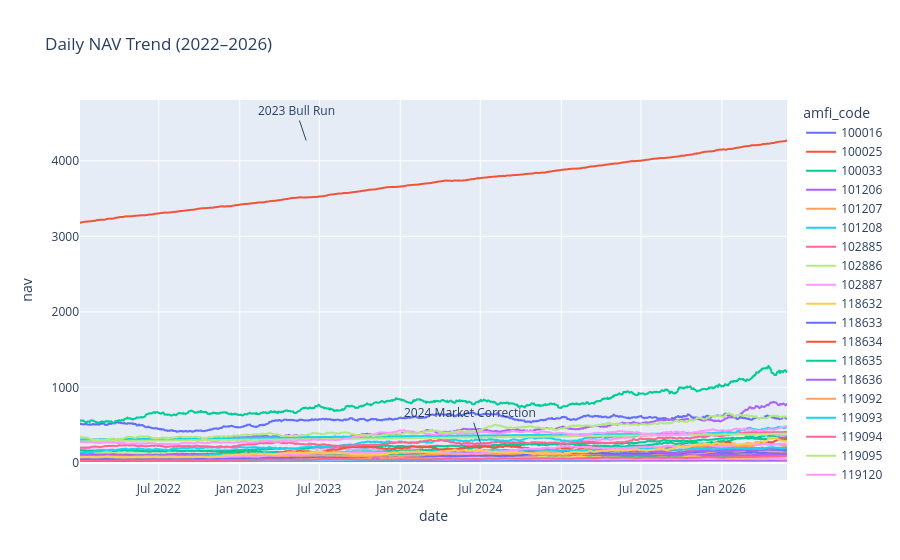

The code cell stored with this chart in its notebook:
### Markdown cell above
# 1. NAV Trend Analysis

This section analyzes the daily Net Asset Value (NAV) trends for all mutual fund schemes from 2022 to 2026.

### Code cell
nav["date"] = pd.to_datetime(nav["date"])

fig = px.line(
    nav,
    x="date",
    y="nav",
    color="amfi_code",
    title="Daily NAV Trend (2022–2026)"
)

fig.add_annotation(
    x="2023-06-01",
    y=nav["nav"].max(),
    text="2023 Bull Run",
    showarrow=True
)

fig.add_annotation(
    x="2024-07-01",
    y=nav["nav"].mean(),
    text="2024 Market Correction",
    showarrow=True
)

fig.show()

try:
    import kaleido  # ensure kaleido is available for static image export
    fig.write_image("../reports/nav_trend.png")
except ImportError:
    fig.write_html("../reports/nav_trend.html")
    print("Kaleido not installed. Saved interactive plot at ../reports/nav_trend.html")
except Exception as e:
    fig.write_html("../reports/nav_trend.html")
    print(f"Could not write static image ({e}). Saved interactive plot at ../reports/nav_trend.html")

### Figure 1 — Plotly figure (JSON) as saved in the notebook; plotly's stock layout.template omitted (floating-point values rounded to 4 significant figures; data arrays with more than 128 entries replaced by an {"elided": "..."} marker saying what was removed)
{"data": [{"hovertemplate": "amfi_code=100016<br>date=%{x}<br>nav=%{y}<extra></extra>", "legendgroup": "100016", "line": {"color": "#636efa", "dash": "solid"}, "marker": {"symbol": "circle"}, "mode": "lines", "name": "100016", "showlegend": true, "type": "scattergl", "x": {"elided": "1150 str values"}, "xaxis": "x", "y": {"elided": "1150 float values"}, "yaxis": "y"}, {"hovertemplate": "amfi_code=100025<br>date=%{x}<br>nav=%{y}<extra></extra>", "legendgroup": "100025", "line": {"color": "#EF553B", "dash": "solid"}, "marker": {"symbol": "circle"}, "mode": "lines", "name": "100025", "showlegend": true, "type": "scattergl", "x": {"elided": "1150 str values"}, "xaxis": "x", "y": {"elided": "1150 float values"}, "yaxis": "y"}, {"hovertemplate": "amfi_code=100033<br>date=%{x}<br>nav=%{y}<extra></extra>", "legendgroup": "100033", "line": {"color": "#00cc96", "dash": "solid"}, "marker": {"symbol": "circle"}, "mode": "lines", "name": "100033", "showlegend": true, "type": "scattergl", "x": {"elided": "1150 str values"}, "xaxis": "x", "y": {"elided": "1150 float values"}, "yaxis": "y"}, {"hovertemplate": "amfi_code=101206<br>date=%{x}<br>nav=%{y}<extra></extra>", "legendgroup": "101206", "line": {"color": "#ab63fa", "dash": "solid"}, "marker": {"symbol": "circle"}, "mode": "lines", "name": "101206", "showlegend": true, "type": "scattergl", "x": {"elided": "1150 str values"}, "xaxis": "x", "y": {"elided": "1150 float values"}, "yaxis": "y"}, {"hovertemplate": "amfi_code=101207<br>date=%{x}<br>nav=%{y}<extra></extra>", "legendgroup": "101207", "line": {"color": "#FFA15A", "dash": "solid"}, "marker": {"symbol": "circle"}, "mode": "lines", "name": "101207", "showlegend": true, "type": "scattergl", "x": {"elided": "1150 str values"}, "xaxis": "x", "y": {"elided": "1150 float values"}, "yaxis": "y"}, {"hovertemplate": "amfi_code=101208<br>date=%{x}<br>nav=%{y}<extra></extra>", "legendgroup": "101208", "line": {"color": "#19d3f3", "dash": "solid"}, "marker": {"symbol": "circle"}, "mode": "lines", "name": "101208", "showlegend": true, "type": "scattergl", "x": {"elided": "1150 str values"}, "xaxis": "x", "y": {"elided": "1150 float values"}, "yaxis": "y"}, {"hovertemplate": "amfi_code=102885<br>date=%{x}<br>nav=%{y}<extra></extra>", "legendgroup": "102885", "line": {"color": "#FF6692", "dash": "solid"}, "marker": {"symbol": "circle"}, "mode": "lines", "name": "102885", "showlegend": true, "type": "scattergl", "x": {"elided": "1150 str values"}, "xaxis": "x", "y": {"elided": "1150 float values"}, "yaxis": "y"}, {"hovertemplate": "amfi_code=102886<br>date=%{x}<br>nav=%{y}<extra></extra>", "legendgroup": "102886", "line": {"color": "#B6E880", "dash": "solid"}, "marker": {"symbol": "circle"}, "mode": "lines", "name": "102886", "showlegend": true, "type": "scattergl", "x": {"elided": "1150 str values"}, "xaxis": "x", "y": {"elided": "1150 float values"}, "yaxis": "y"}, {"hovertemplate": "amfi_code=102887<br>date=%{x}<br>nav=%{y}<extra></extra>", "legendgroup": "102887", "line": {"color": "#FF97FF", "dash": "solid"}, "marker": {"symbol": "circle"}, "mode": "lines", "name": "102887", "showlegend": true, "type": "scattergl", "x": {"elided": "1150 str values"}, "xaxis": "x", "y": {"elided": "1150 float values"}, "yaxis": "y"}, {"hovertemplate": "amfi_code=118632<br>date=%{x}<br>nav=%{y}<extra></extra>", "legendgroup": "118632", "line": {"color": "#FECB52", "dash": "solid"}, "marker": {"symbol": "circle"}, "mode": "lines", "name": "118632", "showlegend": true, "type": "scattergl", "x": {"elided": "1150 str values"}, "xaxis": "x", "y": {"elided": "1150 float values"}, "yaxis": "y"}, {"hovertemplate": "amfi_code=118633<br>date=%{x}<br>nav=%{y}<extra></extra>", "legendgroup": "118633", "line": {"color": "#636efa", "dash": "solid"}, "marker": {"symbol": "circle"}, "mode": "lines", "name": "118633", "showlegend": true, "type": "scattergl", "x": {"elided": "1150 str values"}, "xaxis": "x", "y": {"elided": "1150 float values"}, "yaxis": "y"}, {"hovertemplate": "amfi_code=118634<br>date=%{x}<br>nav=%{y}<extra></extra>", "legendgroup": "118634", "line": {"color": "#EF553B", "dash": "solid"}, "marker": {"symbol": "circle"}, "mode": "lines", "name": "118634", "showlegend": true, "type": "scattergl", "x": {"elided": "1150 str values"}, "xaxis": "x", "y": {"elided": "1150 float values"}, "yaxis": "y"}, {"hovertemplate": "amfi_code=118635<br>date=%{x}<br>nav=%{y}<extra></extra>", "legendgroup": "118635", "line": {"color": "#00cc96", "dash": "solid"}, "marker": {"symbol": "circle"}, "mode": "lines", "name": "118635", "showlegend": true, "type": "scattergl", "x": {"elided": "1150 str values"}, "xaxis": "x", "y": {"elided": "1150 float values"}, "yaxis": "y"}, {"hovertemplate": "amfi_code=118636<br>date=%{x}<br>nav=%{y}<extra></extra>", "legendgroup": "118636", "line": {"color": "#ab63fa", "dash": "solid"}, "marker": {"symbol": "circle"}, "mode": "lines", "name": "118636", "showlegend": true, "type": "scattergl", "x": {"elided": "1150 str values"}, "xaxis": "x", "y": {"elided": "1150 float values"}, "yaxis": "y"}, {"hovertemplate": "amfi_code=119092<br>date=%{x}<br>nav=%{y}<extra></extra>", "legendgroup": "119092", "line": {"color": "#FFA15A", "dash": "solid"}, "marker": {"symbol": "circle"}, "mode": "lines", "name": "119092", "showlegend": true, "type": "scattergl", "x": {"elided": "1150 str values"}, "xaxis": "x", "y": {"elided": "1150 float values"}, "yaxis": "y"}, {"hovertemplate": "amfi_code=119093<br>date=%{x}<br>nav=%{y}<extra></extra>", "legendgroup": "119093", "line": {"color": "#19d3f3", "dash": "solid"}, "marker": {"symbol": "circle"}, "mode": "lines", "name": "119093", "showlegend": true, "type": "scattergl", "x": {"elided": "1150 str values"}, "xaxis": "x", "y": {"elided": "1150 float values"}, "yaxis": "y"}, {"hovertemplate": "amfi_code=119094<br>date=%{x}<br>nav=%{y}<extra></extra>", "legendgroup": "119094", "line": {"color": "#FF6692", "dash": "solid"}, "marker": {"symbol": "circle"}, "mode": "lines", "name": "119094", "showlegend": true, "type": "scattergl", "x": {"elided": "1150 str values"}, "xaxis": "x", "y": {"elided": "1150 float values"}, "yaxis": "y"}, {"hovertemplate": "amfi_code=119095<br>date=%{x}<br>nav=%{y}<extra></extra>", "legendgroup": "119095", "line": {"color": "#B6E880", "dash": "solid"}, "marker": {"symbol": "circle"}, "mode": "lines", "name": "119095", "showlegend": true, "type": "scattergl", "x": {"elided": "1150 str values"}, "xaxis": "x", "y": {"elided": "1150 float values"}, "yaxis": "y"}, {"hovertemplate": "amfi_code=119120<br>date=%{x}<br>nav=%{y}<extra></extra>", "legendgroup": "119120", "line": {"color": "#FF97FF", "dash": "solid"}, "marker": {"symbol": "circle"}, "mode": "lines", "name": "119120", "showlegend": true, "type": "scattergl", "x": {"elided": "1150 str values"}, "xaxis": "x", "y": {"elided": "1150 float values"}, "yaxis": "y"}, {"hovertemplate": "amfi_code=119551<br>date=%{x}<br>nav=%{y}<extra></extra>", "legendgroup": "119551", "line": {"color": "#FECB52", "dash": "solid"}, "marker": {"symbol": "circle"}, "mode": "lines", "name": "119551", "showlegend": true, "type": "scattergl", "x": {"elided": "1150 str values"}, "xaxis": "x", "y": {"elided": "1150 float values"}, "yaxis": "y"}, {"hovertemplate": "amfi_code=119552<br>date=%{x}<br>nav=%{y}<extra></extra>", "legendgroup": "119552", "line": {"color": "#636efa", "dash": "solid"}, "marker": {"symbol": "circle"}, "mode": "lines", "name": "119552", "showlegend": true, "type": "scattergl", "x": {"elided": "1150 str values"}, "xaxis": "x", "y": {"elided": "1150 float values"}, "yaxis": "y"}, {"hovertemplate": "amfi_code=119598<br>date=%{x}<br>nav=%{y}<extra></extra>", "legendgroup": "119598", "line": {"color": "#EF553B", "dash": "solid"}, "marker": {"symbol": "circle"}, "mode": "lines", "name": "119598", "showlegend": true, "type": "scattergl", "x": {"elided": "1150 str values"}, "xaxis": "x", "y": {"elided": "1150 float values"}, "yaxis": "y"}, {"hovertemplate": "amfi_code=119599<br>date=%{x}<br>nav=%{y}<extra></extra>", "legendgroup": "119599", "line": {"color": "#00cc96", "dash": "solid"}, "marker": {"symbol": "circle"}, "mode": "lines", "name": "119599", "showlegend": true, "type": "scattergl", "x": {"elided": "1150 str values"}, "xaxis": "x", "y": {"elided": "1150 float values"}, "yaxis": "y"}, {"hovertemplate": "amfi_code=120503<br>date=%{x}<br>nav=%{y}<extra></extra>", "legendgroup": "120503", "line": {"color": "#ab63fa", "dash": "solid"}, "marker": {"symbol": "circle"}, "mode": "lines", "name": "120503", "showlegend": true, "type": "scattergl", "x": {"elided": "1150 str values"}, "xaxis": "x", "y": {"elided": "1150 float values"}, "yaxis": "y"}, {"hovertemplate": "amfi_code=120504<br>date=%{x}<br>nav=%{y}<extra></extra>", "legendgroup": "120504", "line": {"color": "#FFA15A", "dash": "solid"}, "marker": {"symbol": "circle"}, "mode": "lines", "name": "120504", "showlegend": true, "type": "scattergl", "x": {"elided": "1150 str values"}, "xaxis": "x", "y": {"elided": "1150 float values"}, "yaxis": "y"}, {"hovertemplate": "amfi_code=120505<br>date=%{x}<br>nav=%{y}<extra></extra>", "legendgroup": "120505", "line": {"color": "#19d3f3", "dash": "solid"}, "marker": {"symbol": "circle"}, "mode": "lines", "name": "120505", "showlegend": true, "type": "scattergl", "x": {"elided": "1150 str values"}, "xaxis": "x", "y": {"elided": "1150 float values"}, "yaxis": "y"}, {"hovertemplate": "amfi_code=120506<br>date=%{x}<br>nav=%{y}<extra></extra>", "legendgroup": "120506", "line": {"color": "#FF6692", "dash": "solid"}, "marker": {"symbol": "circle"}, "mode": "lines", "name": "120506", "showlegend": true, "type": "scattergl", "x": {"elided": "1150 str values"}, "xaxis": "x", "y": {"elided": "1150 float values"}, "yaxis": "y"}, {"hovertemplate": "amfi_code=120507<br>date=%{x}<br>nav=%{y}<extra></extra>", "legendgroup": "120507", "line": {"color": "#B6E880", "dash": "solid"}, "marker": {"symbol": "circle"}, "mode": "lines", "name": "120507", "showlegend": true, "type": "scattergl", "x": {"elided": "1150 str values"}, "xaxis": "x", "y": {"elided": "1150 float values"}, "yaxis": "y"}, {"hovertemplate": "amfi_code=120841<br>date=%{x}<br>nav=%{y}<extra></extra>", "legendgroup": "120841", "line": {"color": "#FF97FF", "dash": "solid"}, "marker": {"symbol": "circle"}, "mode": "lines", "name": "120841", "showlegend": true, "type": "scattergl", "x": {"elided": "1150 str values"}, "xaxis": "x", "y": {"elided": "1150 float values"}, "yaxis": "y"}, {"hovertemplate": "amfi_code=120842<br>date=%{x}<br>nav=%{y}<extra></extra>", "legendgroup": "120842", "line": {"color": "#FECB52", "dash": "solid"}, "marker": {"symbol": "circle"}, "mode": "lines", "name": "120842", "showlegend": true, "type": "scattergl", "x": {"elided": "1150 str values"}, "xaxis": "x", "y": {"elided": "1150 float values"}, "yaxis": "y"}, {"hovertemplate": "amfi_code=120843<br>date=%{x}<br>nav=%{y}<extra></extra>", "legendgroup": "120843", "line": {"color": "#636efa", "dash": "solid"}, "marker": {"symbol": "circle"}, "mode": "lines", "name": "120843", "showlegend": true, "type": "scattergl", "x": {"elided": "1150 str values"}, "xaxis": "x", "y": {"elided": "1150 float values"}, "yaxis": "y"}, {"hovertemplate": "amfi_code=120844<br>date=%{x}<br>nav=%{y}<extra></extra>", "legendgroup": "120844", "line": {"color": "#EF553B", "dash": "solid"}, "marker": {"symbol": "circle"}, "mode": "lines", "name": "120844", "showlegend": true, "type": "scattergl", "x": {"elided": "1150 str values"}, "xaxis": "x", "y": {"elided": "1150 float values"}, "yaxis": "y"}, {"hovertemplate": "amfi_code=125497<br>date=%{x}<br>nav=%{y}<extra></extra>", "legendgroup": "125497", "line": {"color": "#00cc96", "dash": "solid"}, "marker": {"symbol": "circle"}, "mode": "lines", "name": "125497", "showlegend": true, "type": "scattergl", "x": {"elided": "1150 str values"}, "xaxis": "x", "y": {"elided": "1150 float values"}, "yaxis": "y"}, {"hovertemplate": "amfi_code=125498<br>date=%{x}<br>nav=%{y}<extra></extra>", "legendgroup": "125498", "line": {"color": "#ab63fa", "dash": "solid"}, "marker": {"symbol": "circle"}, "mode": "lines", "name": "125498", "showlegend": true, "type": "scattergl", "x": {"elided": "1150 str values"}, "xaxis": "x", "y": {"elided": "1150 float values"}, "yaxis": "y"}, {"hovertemplate": "amfi_code=148567<br>date=%{x}<br>nav=%{y}<extra></extra>", "legendgroup": "148567", "line": {"color": "#FFA15A", "dash": "solid"}, "marker": {"symbol": "circle"}, "mode": "lines", "name": "148567", "showlegend": true, "type": "scattergl", "x": {"elided": "1150 str values"}, "xaxis": "x", "y": {"elided": "1150 float values"}, "yaxis": "y"}, {"hovertemplate": "amfi_code=148568<br>date=%{x}<br>nav=%{y}<extra></extra>", "legendgroup": "148568", "line": {"color": "#19d3f3", "dash": "solid"}, "marker": {"symbol": "circle"}, "mode": "lines", "name": "148568", "showlegend": true, "type": "scattergl", "x": {"elided": "1150 str values"}, "xaxis": "x", "y": {"elided": "1150 float values"}, "yaxis": "y"}, {"hovertemplate": "amfi_code=148569<br>date=%{x}<br>nav=%{y}<extra></extra>", "legendgroup": "148569", "line": {"color": "#FF6692", "dash": "solid"}, "marker": {"symbol": "circle"}, "mode": "lines", "name": "148569", "showlegend": true, "type": "scattergl", "x": {"elided": "1150 str values"}, "xaxis": "x", "y": {"elided": "1150 float values"}, "yaxis": "y"}, {"hovertemplate": "amfi_code=149322<br>date=%{x}<br>nav=%{y}<extra></extra>", "legendgroup": "149322", "line": {"color": "#B6E880", "dash": "solid"}, "marker": {"symbol": "circle"}, "mode": "lines", "name": "149322", "showlegend": true, "type": "scattergl", "x": {"elided": "1150 str values"}, "xaxis": "x", "y": {"elided": "1150 float values"}, "yaxis": "y"}, {"hovertemplate": "amfi_code=149323<br>date=%{x}<br>nav=%{y}<extra></extra>", "legendgroup": "149323", "line": {"color": "#FF97FF", "dash": "solid"}, "marker": {"symbol": "circle"}, "mode": "lines", "name": "149323", "showlegend": true, "type": "scattergl", "x": {"elided": "1150 str values"}, "xaxis": "x", "y": {"elided": "1150 float values"}, "yaxis": "y"}, {"hovertemplate": "amfi_code=149324<br>date=%{x}<br>nav=%{y}<extra></extra>", "legendgroup": "149324", "line": {"color": "#FECB52", "dash": "solid"}, "marker": {"symbol": "circle"}, "mode": "lines", "name": "149324", "showlegend": true, "type": "scattergl", "x": {"elided": "1150 str values"}, "xaxis": "x", "y": {"elided": "1150 float values"}, "yaxis": "y"}], "layout": {"annotations": [{"showarrow": true, "text": "2023 Bull Run", "x": "2023-06-01", "y": 4269.0}, {"showarrow": true, "text": "2024 Market Correction", "x": "2024-07-01", "y": 269.6}], "legend": {"title": {"text": "amfi_code"}, "tracegroupgap": 0}, "title": {"text": "Daily NAV Trend (2022–2026)"}, "xaxis": {"anchor": "y", "domain": [0, 1], "title": {"text": "date"}}, "yaxis": {"anchor": "x", "domain": [0, 1], "title": {"text": "nav"}}}}
